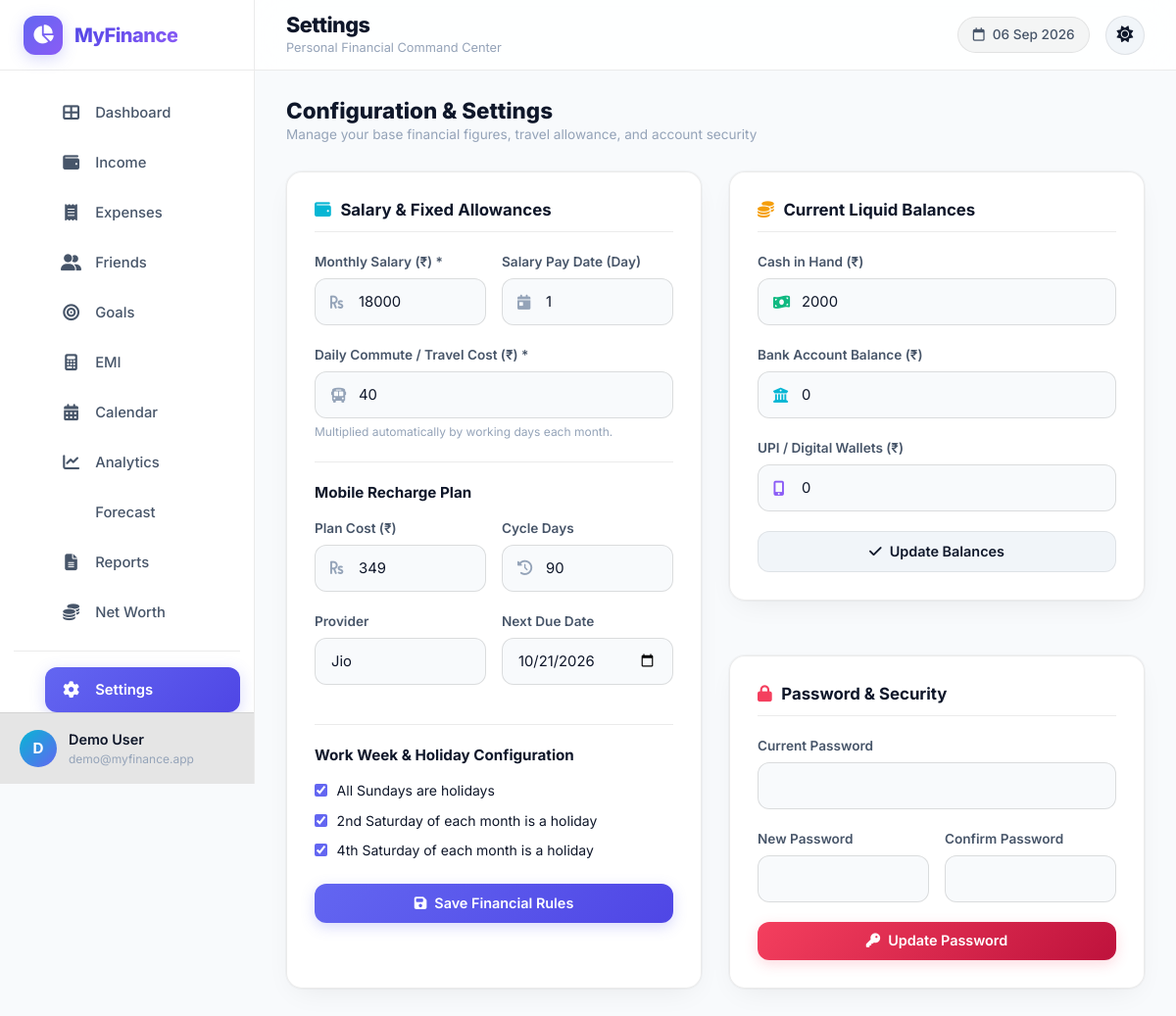
The page /public/settings.php (signed in) on the database its author committed.
### tables this page shows
CREATE TABLE `users` (
  `id` INT UNSIGNED NOT NULL AUTO_INCREMENT,
  `name` VARCHAR(100) NOT NULL,
  `email` VARCHAR(150) NOT NULL,
  `password_hash` VARCHAR(255) NOT NULL,
  `avatar` VARCHAR(255) DEFAULT NULL,
  `theme` ENUM('dark','light') DEFAULT 'light',
  `created_at` DATETIME NOT NULL DEFAULT CURRENT_TIMESTAMP,
  `updated_at` DATETIME NOT NULL DEFAULT CURRENT_TIMESTAMP ON UPDATE CURRENT_TIMESTAMP,
  PRIMARY KEY (`id`),
  UNIQUE KEY `uk_email` (`email`)
);

CREATE TABLE `financial_settings` (
  `id` INT UNSIGNED NOT NULL AUTO_INCREMENT,
  `user_id` INT UNSIGNED NOT NULL,
  `salary` DECIMAL(12,2) NOT NULL DEFAULT 18000.00,
  `salary_date` TINYINT UNSIGNED NOT NULL DEFAULT 1,
  `daily_travel_cost` DECIMAL(8,2) NOT NULL DEFAULT 40.00,
  `recharge_amount` DECIMAL(8,2) NOT NULL DEFAULT 349.00,
  `recharge_interval_days` INT UNSIGNED NOT NULL DEFAULT 90,
  `recharge_provider` VARCHAR(100) DEFAULT 'Jio',
  `next_recharge_date` DATE DEFAULT NULL,
  `current_cash` DECIMAL(12,2) NOT NULL DEFAULT 2000.00,
  `bank_balance` DECIMAL(12,2) NOT NULL DEFAULT 0.00,
  `upi_balance` DECIMAL(12,2) NOT NULL DEFAULT 0.00,
  `sunday_holiday` TINYINT(1) NOT NULL DEFAULT 1,
  `second_saturday_holiday` TINYINT(1) NOT NULL DEFAULT 1,
  `fourth_saturday_holiday` TINYINT(1) NOT NULL DEFAULT 1,
  `emi_comfortable_pct` DECIMAL(5,2) DEFAULT 20.00,
  `emi_moderate_pct` DECIMAL(5,2) DEFAULT 30.00,
  `emi_high_pct` DECIMAL(5,2) DEFAULT 40.00,
  `emergency_fund_months` TINYINT UNSIGNED DEFAULT 6,
  `created_at` DATETIME NOT NULL DEFAULT CURRENT_TIMESTAMP,
  `updated_at` DATETIME NOT NULL DEFAULT CURRENT_TIMESTAMP ON UPDATE CURRENT_TIMESTAMP,
  PRIMARY KEY (`id`),
  UNIQUE KEY `uk_user` (`user_id`),
  CONSTRAINT `fk_settings_user` FOREIGN KEY (`user_id`) REFERENCES `users`(`id`) ON DELETE CASCADE
);

### includes/functions.php (called while the page is built, shortened)
<?php
function e(?string $value): string {
    return htmlspecialchars($value ?? '', ENT_QUOTES, 'UTF-8');
}
function getUserSettings(int $userId): array {
    $db = getDB();
    $stmt = $db->prepare('SELECT * FROM financial_settings WHERE user_id = ?');
    $stmt->execute([$userId]);
    $settings = $stmt->fetch();
    return $settings;
}

### includes/auth.php (called while the page is built, shortened)
<?php
function getCurrentUserId(): int {
    return (int)($_SESSION['user_id'] ?? 0);
}
function getCurrentUser(): ?array {
    $db = getDB();
    $stmt = $db->prepare('SELECT id, name, email, theme, created_at FROM users WHERE id = ?');
    $stmt->execute([getCurrentUserId()]);
    return $stmt->fetch() ?: null;
}

### public/settings.php (the view, shortened to what this page needs)
<?php
require_once __DIR__ . '/../includes/auth.php';
require_once __DIR__ . '/../includes/functions.php';
$userId = getCurrentUserId();
$settings = getUserSettings($userId);
include __DIR__ . '/../includes/header.php';
?>
<div class="page-header-actions">
    <div>
        <h2 style="font-size: 1.4rem; font-weight: 800; margin: 0;">Configuration & Settings</h2>
        <p style="color: var(--text-muted); font-size: 0.85rem; margin: 0;">Manage your base financial figures, travel allowance, and account security</p>
    </div>
</div>
<div style="display: grid; grid-template-columns: repeat(auto-fit, minmax(420px, 1fr)); gap: 1.75rem;">
    <div class="table-card" data-animate style="padding: 1.75rem;">
        <div class="chart-header" style="margin-bottom: 1.25rem; border-bottom: 1px solid var(--border-color); padding-bottom: 0.75rem;">
            <h3><i class="fas fa-wallet text-info"></i> Salary & Fixed Allowances</h3>
        </div>
        <form method="POST" action="">
            <div style="display: grid; grid-template-columns: 1fr 1fr; gap: 1rem;">
                <div class="form-group-custom">
                    <label>Monthly Salary (₹) *</label>
                    <div class="input-icon-wrap">
                        <input type="number" step="0.01" name="salary" value="<?= (float)$settings['salary'] ?>" required>
                    </div>
                </div>
                <div class="form-group-custom">
                    <label>Salary Pay Date (Day)</label>
                    <div class="input-icon-wrap">
                        <input type="number" min="1" max="31" name="salary_date" value="<?= (int)$settings['salary_date'] ?>" required>
                    </div>
                </div>
            </div>
            <div class="form-group-custom">
                <label>Daily Commute / Travel Cost (₹) *</label>
                <div class="input-icon-wrap">
                    <input type="number" step="0.01" name="daily_travel_cost" value="<?= (float)$settings['daily_travel_cost'] ?>" required>
                </div>
                <small style="color: var(--text-muted); font-size: 0.75rem;">Multiplied automatically by working days each month.</small>
            </div>
            <div class="breakdown-divider" style="margin: 1.25rem 0;"></div>
            <div style="font-weight: 700; font-size: 0.95rem; margin-bottom: 0.85rem; color: var(--text-primary);">
                Mobile Recharge Plan
            </div>
            <div style="display: grid; grid-template-columns: 1fr 1fr; gap: 1rem;">
                <div class="form-group-custom">
                    <label>Plan Cost (₹)</label>
                    <div class="input-icon-wrap">
                        <input type="number" step="0.01" name="recharge_amount" value="<?= (float)$settings['recharge_amount'] ?>">
                    </div>
                </div>
                <div class="form-group-custom">
                    <label>Cycle Days</label>
                    <div class="input-icon-wrap">
                        <input type="number" name="recharge_interval_days" value="<?= (int)$settings['recharge_interval_days'] ?>">
                    </div>
                </div>
            </div>
            <div style="display: grid; grid-template-columns: 1fr 1fr; gap: 1rem;">
                <div class="form-group-custom">
                    <label>Provider</label>
                    <input type="text" name="recharge_provider" value="<?= e($settings['recharge_provider']) ?>">
                </div>
                <div class="form-group-custom">
                    <label>Next Due Date</label>
                    <input type="date" name="next_recharge_date" value="<?= e($settings['next_recharge_date']) ?>">
                </div>
            </div>
            <div class="breakdown-divider" style="margin: 1.25rem 0;"></div>
            <div style="font-weight: 700; font-size: 0.95rem; margin-bottom: 0.85rem; color: var(--text-primary);">
                Work Week & Holiday Configuration
            </div>
            <div style="display: flex; flex-direction: column; gap: 0.6rem; margin-bottom: 1.5rem; font-size: 0.875rem;">
                <label style="display: flex; align-items: center; gap: 0.6rem; cursor: pointer;">
                    <input type="checkbox" name="sunday_holiday" <?= $settings['sunday_holiday'] ? 'checked' : '' ?> style="accent-color: var(--primary);">
                    <span>All Sundays are holidays</span>
                </label>
                <label style="display: flex; align-items: center; gap: 0.6rem; cursor: pointer;">
                    <input type="checkbox" name="second_saturday_holiday" <?= $settings['second_saturday_holiday'] ? 'checked' : '' ?> style="accent-color: var(--primary);">
                    <span>2nd Saturday of each month is a holiday</span>
                </label>
                <label style="display: flex; align-items: center; gap: 0.6rem; cursor: pointer;">
                    <input type="checkbox" name="fourth_saturday_holiday" <?= $settings['fourth_saturday_holiday'] ? 'checked' : '' ?> style="accent-color: var(--primary);">
                    <span>4th Saturday of each month is a holiday</span>
                </label>
            </div>
            <button type="submit" class="btn-primary-custom btn-full">
                <i class="fas fa-save"></i> Save Financial Rules
            </button>
        </form>
    </div>
    <div style="display: flex; flex-direction: column; gap: 1.75rem;">
        <div class="table-card" data-animate style="padding: 1.75rem;">
            <div class="chart-header" style="margin-bottom: 1.25rem; border-bottom: 1px solid var(--border-color); padding-bottom: 0.75rem;">
                <h3><i class="fas fa-coins text-warning"></i> Current Liquid Balances</h3>
            </div>
            <form method="POST" action="">
                <div class="form-group-custom">
                    <label>Cash in Hand (₹)</label>
                    <div class="input-icon-wrap">
                        <input type="number" step="0.01" name="current_cash" value="<?= (float)$settings['current_cash'] ?>" required>
                    </div>
                </div>
                <div class="form-group-custom">
                    <label>Bank Account Balance (₹)</label>
                    <div class="input-icon-wrap">
                        <input type="number" step="0.01" name="bank_balance" value="<?= (float)$settings['bank_balance'] ?>" required>
                    </div>
                </div>
                <div class="form-group-custom">
                    <label>UPI / Digital Wallets (₹)</label>
                    <div class="input-icon-wrap">
                        <input type="number" step="0.01" name="upi_balance" value="<?= (float)$settings['upi_balance'] ?>" required>
                    </div>
                </div>
                <button type="submit" class="btn-secondary-custom btn-full">
                    <i class="fas fa-check"></i> Update Balances
                </button>
            </form>
        </div>
        <div class="table-card" data-animate style="padding: 1.75rem;">
            <div class="chart-header" style="margin-bottom: 1.25rem; border-bottom: 1px solid var(--border-color); padding-bottom: 0.75rem;">
                <h3><i class="fas fa-lock text-danger"></i> Password & Security</h3>
            </div>
            <form method="POST" action="">
                <div class="form-group-custom">
                    <label>Current Password</label>
                    <input type="password" name="current_password" required>
                </div>
                <div style="display: grid; grid-template-columns: 1fr 1fr; gap: 1rem;">
                    <div class="form-group-custom">
                        <label>New Password</label>
                        <input type="password" name="new_password" required minlength="6">
                    </div>
                    <div class="form-group-custom">
                        <label>Confirm Password</label>
                        <input type="password" name="confirm_password" required minlength="6">
                    </div>
                </div>
                <button type="submit" class="btn-danger-custom btn-full">
                    <i class="fas fa-key"></i> Update Password
                </button>
            </form>
        </div>
    </div>
</div>
<?php include __DIR__ . '/../includes/footer.php'; ?>

### includes/header.php (shortened to what this page needs)
<?php
$currentUser = getCurrentUser();
$userTheme = $_SESSION['user_theme'] ?? 'light';
?>
<!DOCTYPE html>
<html lang="en" data-theme="<?= e($userTheme) ?>">
<head>
    <link href="https://cdn.jsdelivr.net/npm/bootstrap@5.3.3/dist/css/bootstrap.min.css" rel="stylesheet">
    <link href="https://cdnjs.cloudflare.com/ajax/libs/font-awesome/6.5.1/css/all.min.css" rel="stylesheet">
    <link href="../assets/css/style.css" rel="stylesheet">
</head>
<body class="theme-<?= e($userTheme) ?>">
    <div class="app-wrapper" id="appWrapper">
        <aside class="sidebar" id="sidebar">
            <div class="sidebar-header">
                <div class="sidebar-logo">
                    <div class="logo-icon">
                        <i class="fas fa-chart-pie"></i>
                    </div>
                    <span class="logo-text"><?= APP_NAME ?></span>
                </div>
            </div>
            <nav class="sidebar-nav">
                <ul class="nav-list">
                    <li class="nav-item <?= PAGE_ID === 'dashboard' ? 'active' : '' ?>">
                        <a href="dashboard.php"><i class="fas fa-th-large"></i><span>Dashboard</span></a>
                    </li>
                    <li class="nav-item <?= PAGE_ID === 'income' ? 'active' : '' ?>">
                        <a href="income.php"><i class="fas fa-wallet"></i><span>Income</span></a>
                    </li>
                    <li class="nav-item <?= PAGE_ID === 'expenses' ? 'active' : '' ?>">
                        <a href="expenses.php"><i class="fas fa-receipt"></i><span>Expenses</span></a>
                    </li>
                    <li class="nav-item <?= PAGE_ID === 'friends' ? 'active' : '' ?>">
                        <a href="friends.php"><i class="fas fa-user-friends"></i><span>Friends</span></a>
                    </li>
                    <li class="nav-item <?= PAGE_ID === 'goals' ? 'active' : '' ?>">
                        <a href="goals.php"><i class="fas fa-bullseye"></i><span>Goals</span></a>
                    </li>
                    <li class="nav-item <?= PAGE_ID === 'emi' ? 'active' : '' ?>">
                        <a href="emi.php"><i class="fas fa-calculator"></i><span>EMI</span></a>
                    </li>
                    <li class="nav-item <?= PAGE_ID === 'calendar' ? 'active' : '' ?>">
                        <a href="calendar-view.php"><i class="fas fa-calendar-alt"></i><span>Calendar</span></a>
                    </li>
                    <li class="nav-item <?= PAGE_ID === 'analytics' ? 'active' : '' ?>">
                        <a href="analytics.php"><i class="fas fa-chart-line"></i><span>Analytics</span></a>
                    </li>
                    <li class="nav-item <?= PAGE_ID === 'forecast' ? 'active' : '' ?>">
                        <a href="forecast.php"><i class="fas fa-crystal-ball"></i><span>Forecast</span></a>
                    </li>
                    <li class="nav-item <?= PAGE_ID === 'reports' ? 'active' : '' ?>">
                        <a href="reports.php"><i class="fas fa-file-alt"></i><span>Reports</span></a>
                    </li>
                    <li class="nav-item <?= PAGE_ID === 'networth' ? 'active' : '' ?>">
                        <a href="net-worth.php"><i class="fas fa-coins"></i><span>Net Worth</span></a>
                    </li>
                </ul>
                <div class="nav-divider"></div>
                <ul class="nav-list">
                    <li class="nav-item <?= PAGE_ID === 'settings' ? 'active' : '' ?>">
                        <a href="settings.php"><i class="fas fa-cog"></i><span>Settings</span></a>
                    </li>
                </ul>
            </nav>
            <div class="sidebar-footer">
                <div class="user-card">
                    <div class="user-avatar">
                        <?= strtoupper(substr($currentUser['name'] ?? 'U', 0, 1)) ?>
                    </div>
                    <div class="user-info">
                        <div class="user-name"><?= e($currentUser['name'] ?? 'User') ?></div>
                        <div class="user-email"><?= e($currentUser['email'] ?? '') ?></div>
                    </div>
                </div>
            </div>
        </aside>
        <main class="main-content" id="mainContent">
            <header class="top-bar">
                <div class="top-bar-left">
                    <div class="page-title-area">
                        <h1 class="page-title"><?= e(PAGE_TITLE) ?></h1>
                        <p class="page-subtitle">Personal Financial Command Center</p>
                    </div>
                </div>
                <div class="top-bar-right">
                    <div class="current-date">
                        <i class="far fa-calendar"></i>
                        <span><?= date('d M Y') ?></span>
                    </div>
                    <button class="theme-toggle" id="themeToggle" aria-label="Toggle theme">
                        <i class="fas fa-<?= $userTheme === 'dark' ? 'moon' : 'sun' ?>"></i>
                    </button>
                </div>
            </header>
            <div class="content-wrapper">

### rows shown on the page
users: name "D", name "Demo User", email "demo@myfinance.app"
financial_settings: salary "18000", salary_date "1", daily_travel_cost "40", recharge_amount "349", recharge_interval_days "90", recharge_provider "Jio", next_recharge_date "10/21/2026", sunday_holiday "☑", second_saturday_holiday "☑", fourth_saturday_holiday "☑", current_cash "2000", bank_balance "0", upi_balance "0"

### other values the page prints
APP_NAME "MyFinance"
PAGE_TITLE "Settings"
